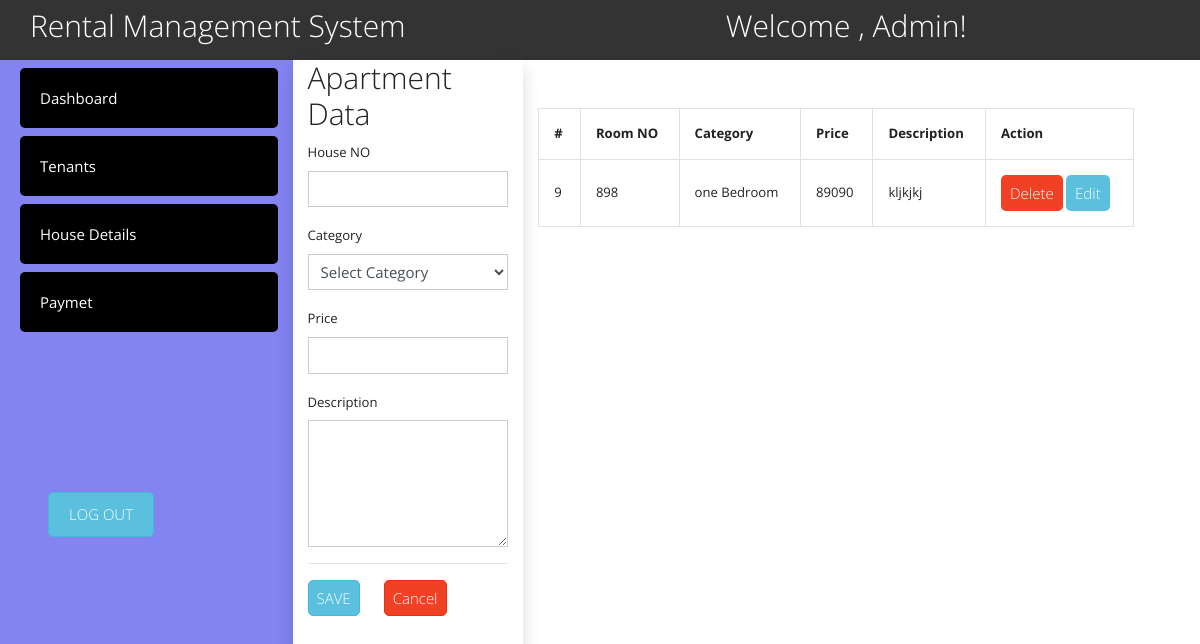
The page /house.php (signed in) on the database its author committed.
### tables this page shows
CREATE TABLE `users` (
  `user_id` int(11) DEFAULT NULL,
  `user_name` varchar(300) NOT NULL,
  `password` varchar(300) NOT NULL
);

CREATE TABLE `apartment` (
  `apartment_id` int(11) NOT NULL,
  `house_no` varchar(255) NOT NULL,
  `category` varchar(255) NOT NULL,
  `price` varchar(255) NOT NULL,
  `description` varchar(300) NOT NULL
);

### functions.php (called while the page is built, shortened)
<?php
function check_login($con)
{
	if(isset($_SESSION['user_id']))
	{
		$id = $_SESSION['user_id'];
		$query = "select * from users where user_id = '$id' limit 1";
		$result = mysqli_query($con,$query);
		if($result && mysqli_num_rows($result) > 0)
		{
			$user_data = mysqli_fetch_assoc($result);
			return $user_data;
		}
	}
	die;
}

### house.php (the view, shortened to what this page needs)
<?php
include 'header.php';
?>
        <div class="col-sm-9 ">
            <div class="row">
                <div class="col-sm-3 shadow pb-5">
                    <h2>Apartment Data</h2>
                    <form action="#" method="POST">
                        <div class="form-group">
                            <label for="">House NO</label>
                            <input type="text" name="house_no" class="form-control"required >
                        </div>
                        <div class="form-group">
                            <label for="">Category</label>
                           <select name="cat" id="" class="form-control"required>
                               <option value="">Select Category</option>
                           </select>
                        </div>
                        <div class="form-group">
                            <label for="">Price</label>
                            <input type="number" name="price" class="form-control"required >
                        </div>
                        <div class="form-group">
                            <label for="">Description</label>
                            <textarea name="desc" id="" cols="30" rows="5" class="form-control " required></textarea>
                        </div>
                        <hr>
                        <div class="d-flex ">
                            <button type="submit" name="save" class="btn btn-info">SAVE</button>
                            <button type="reset" class="ml-4 btn btn-danger">Cancel</button>
                        </div>
                    </form>
                </div>
                <div class="col-sm-9">
                    <table class="table-bordered mt-5">
                        <tr>
                            <th>#</th>
                            <th>Room NO</th>
                            <th>Category</th>
                            <th>Price</th>
                            <th>Description</th>
                            <th>Action</th>
                        </tr>
                        <?php
                        $qry = "SELECT * FROM apartment";
                        $products =$con->query($qry);
                        while ($row= $products->fetch_assoc())
                        {
                        ?>
                        <tr>
                            <td><?php echo $row['apartment_id']; ?></td>
                            <td><?php echo $row['house_no']; ?></td>
                            <td><?php echo $row['category']; ?></td>
                            <td><?php echo $row['price']; ?></td>
                            <td><?php echo $row['description']; ?></td>
                            <td><a href="./delpay.php?id=<?php echo $row['apartment_id']; ?>"><button class="bg-danger text-white btn "  >Delete</button> </a>
                        <a href="./apart.php?id=<?php echo $row['apartment_id']; ?>"><button class="bg-info text-white btn " >Edit</button></a></td>
                        </tr>
                        <?php } ?>
                    </table>
                </div>
            </div>
        </div>
    </div>
    <?php
include 'footer.php'
?>

### header.php (shortened to what this page needs)
<?php
	include("connection.php");
	include("functions.php");
	$user_data = check_login($con);
?>
<!DOCTYPE html>
<html lang="en">
<head>
    <link rel="stylesheet" href="./css/all.min.css">
    <link rel="stylesheet" href="./css/bootstrap.css">
    <link rel="stylesheet" href="./css/style.css">
    <link rel="stylesheet" href="./css/bootstrap.min.css">
</head>
<body>
    <header>
        <div class="navbar bg-dark">
        <div class="container">
            <nav>
                    <div class="row">
                        <h2>Rental Management System </h2>
                        <div class="block">
                        <h2 class="Welcome">Welcome , <?php
                        echo $user_data['user_name']; ?>!</h2>
                        </div>
                    </div>
            </nav>
        </div>
    </div>
    </header>
    <div class="row">
        <div class="col-sm-3 dashboard">
        <a href="./index.php"><li class="mt-2"><i class="fas fab-home"></i>Dashboard</li></a>
            <a href="./tenants.php"><li class="mt-2"><i class="fa fab-home"></i>Tenants</li></a>
            <a href="./house.php"><li class="mt-2"><i class="fas fab-home"></i>House Details</li></a>
            <a href="./paymet.php"><li class="mt-2"><i class="fas fab-home"></i>Paymet</li></a>
            <a href="./logout.php" class="mt-5 pt-5 ml-5 ">
            <button class="btn btn-info logout text-white">log out</button>
        </a>
        </div>

### css/style.css (style rules this page uses)
a { text-decoration: none; }
header { color: #fff; }
header .Welcome { margin-left: 20rem; }
.dashboard button { margin-top: 10rem; padding:10px 20px; text-transform: uppercase; border-radius: 5px; }
.dashboard { background-color: rgba(9, 9, 230, 0.5); height: 100vh; color: #fff; width:70%; }
.dashboard li { list-style: none; background-color: #000; line-height: 60px; margin-left: 20px; padding:0px 20px; border-radius: 5px; }
.dashboard a { color: #fff; text-decoration: none; }
.row .col-sm-9 h2 { float: right; }
table tr th,table tr td { height: 30px; padding: 15px; }
table { width: 90%; }
table .btn,form .btn { border-radius: 5px; }

### rows shown on the page
users: user_name "Admin"
apartment: apartment_id "9", house_no "898", category "one Bedroom", price "89090", description "kljkjkj"
